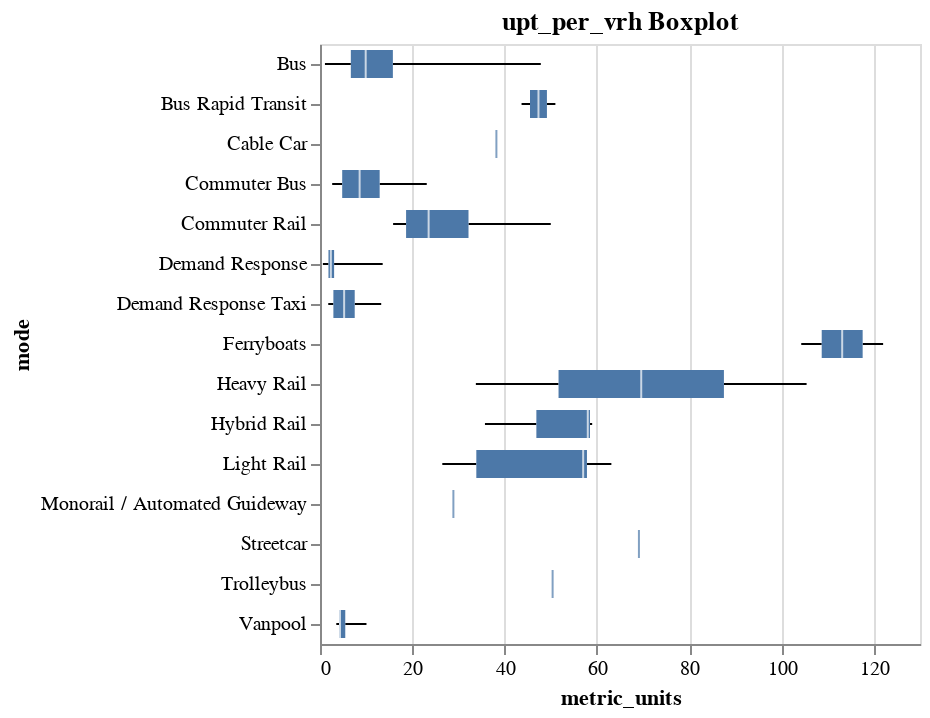
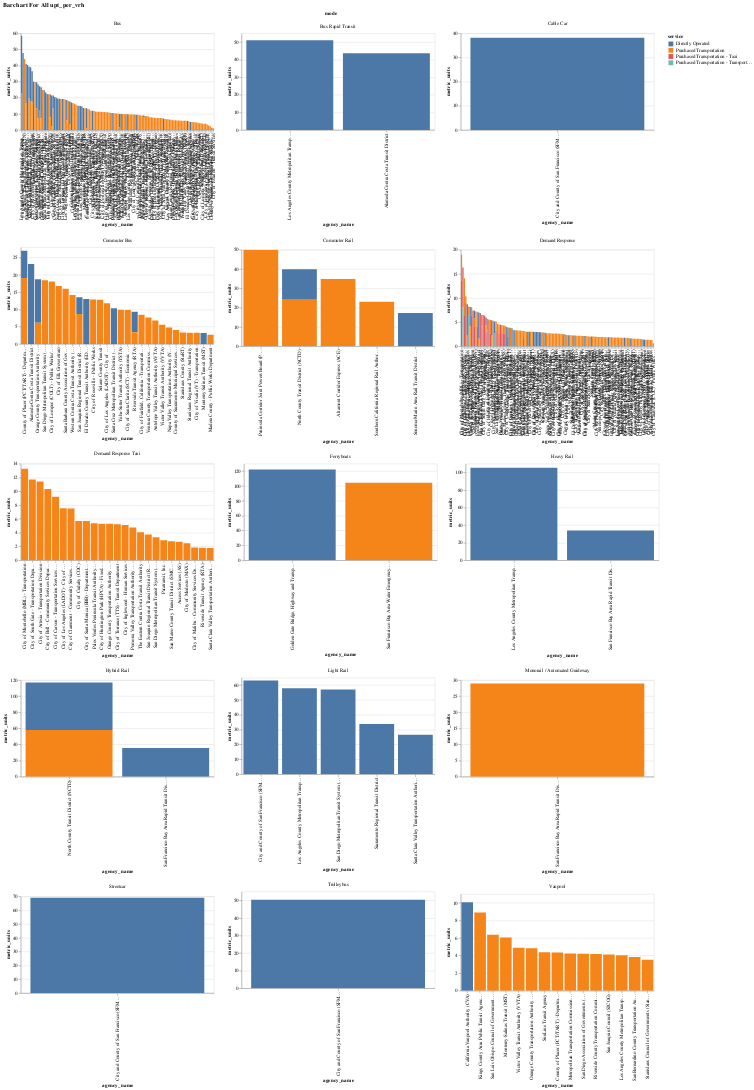
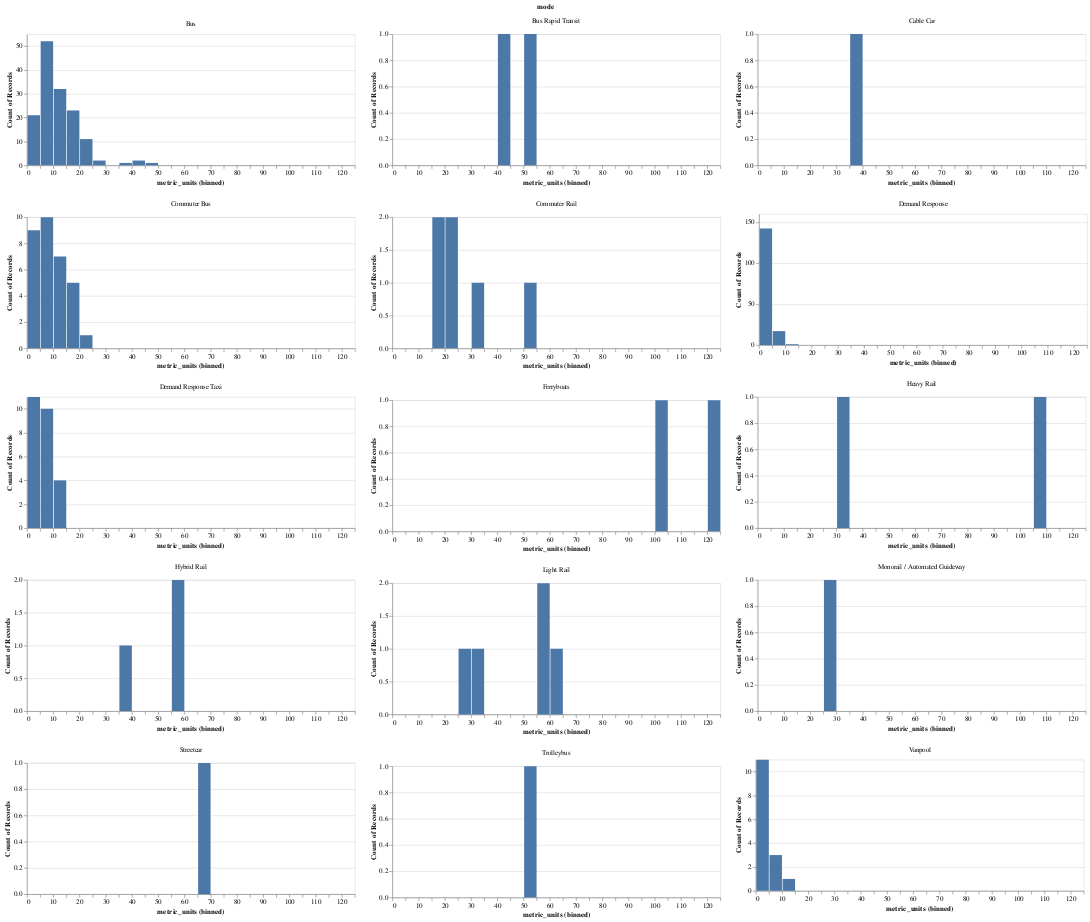

The cell these charts' notebook holds for them, in order:
### Markdown cell above
### Unlinked Passenger Trips per Vehicle Revenue Hours (upt_per_vrh)

### Code cell
metrics_charts(metrics_list=["upt_per_vrh"], df=no_zero_rows_melt)

### Figure 1 — Vega-Lite specification as saved in the notebook (floating-point values rounded to 4 significant figures; data arrays with more than 128 entries replaced by an {"elided": "..."} marker saying what was removed)
{"config": {"view": {"continuousWidth": 300, "continuousHeight": 300}}, "data": {"name": "data-803372226e9dfca0078956ce21b95389"}, "mark": {"type": "boxplot", "extent": "min-max"}, "encoding": {"x": {"field": "metric_units", "type": "quantitative"}, "y": {"field": "mode", "type": "nominal"}}, "height": 300, "title": "upt_per_vrh Boxplot", "width": "container", "$schema": "https://vega.github.io/schema/vega-lite/v5.20.1.json", "datasets": {"data-803372226e9dfca0078956ce21b95389": {"elided": "401 records"}}}

### Figure 2 — Vega-Lite specification as saved in the notebook (floating-point values rounded to 4 significant figures; data arrays with more than 128 entries replaced by an {"elided": "..."} marker saying what was removed)
{"config": {"view": {"continuousWidth": 300, "continuousHeight": 300}}, "data": {"name": "data-803372226e9dfca0078956ce21b95389"}, "facet": {"field": "mode", "type": "nominal"}, "spec": {"mark": {"type": "bar"}, "encoding": {"color": {"field": "service", "type": "nominal"}, "tooltip": [{"field": "agency_name", "type": "nominal"}, {"field": "mode", "type": "nominal"}, {"field": "service", "type": "nominal"}, {"field": "metric_units", "type": "quantitative"}], "x": {"field": "agency_name", "sort": "-y", "type": "nominal"}, "y": {"field": "metric_units", "type": "quantitative"}}, "height": 200, "name": "view_21", "width": 400}, "columns": 3, "params": [{"name": "param_21", "select": {"type": "interval", "encodings": ["x", "y"]}, "bind": "scales", "views": ["view_21"]}], "resolve": {"scale": {"x": "independent", "y": "independent"}}, "title": "Barchart For All upt_per_vrh", "$schema": "https://vega.github.io/schema/vega-lite/v5.20.1.json", "datasets": {"data-803372226e9dfca0078956ce21b95389": {"elided": "401 records"}}}

### Figure 3 — Vega-Lite specification as saved in the notebook (floating-point values rounded to 4 significant figures; data arrays with more than 128 entries replaced by an {"elided": "..."} marker saying what was removed)
{"config": {"view": {"continuousWidth": 300, "continuousHeight": 300}}, "data": {"name": "data-803372226e9dfca0078956ce21b95389"}, "facet": {"field": "mode", "type": "nominal"}, "spec": {"mark": {"type": "bar"}, "encoding": {"tooltip": [{"aggregate": "count", "type": "quantitative"}], "x": {"bin": {"step": 5}, "field": "metric_units", "type": "quantitative"}, "y": {"aggregate": "count", "type": "quantitative"}}, "height": 200, "title": "upt_per_vrh Distribution", "width": 500}, "columns": 3, "resolve": {"scale": {"x": "independent", "y": "independent"}}, "$schema": "https://vega.github.io/schema/vega-lite/v5.20.1.json", "datasets": {"data-803372226e9dfca0078956ce21b95389": {"elided": "401 records"}}}
